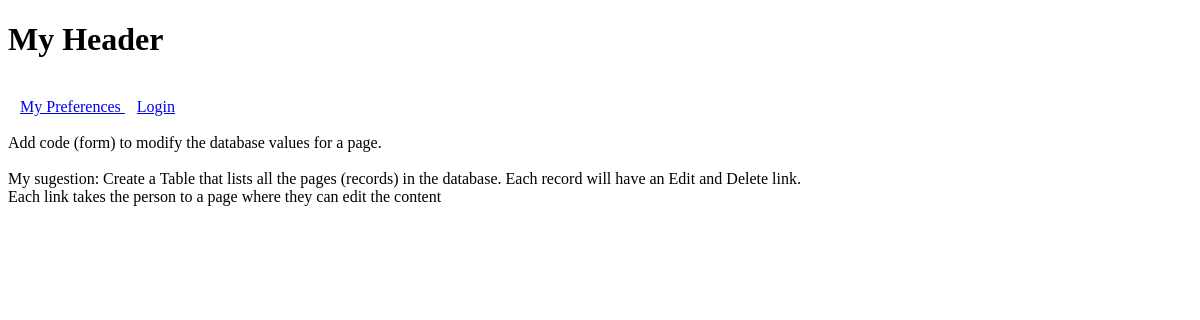
The app's page /ManagePages.php, older data.
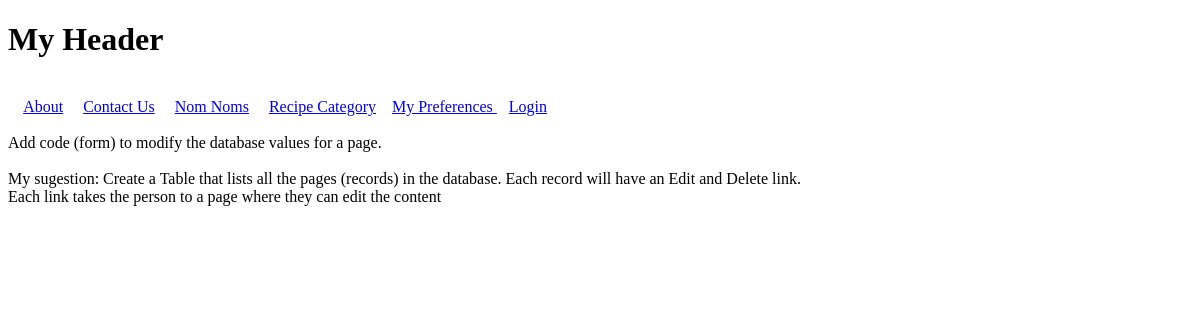
The same page, newer data.
### tables this page shows
create table if not exists pages(
 id int not null AUTO_INCREMENT PRIMARY KEY,
 Title varchar(25) Not null,
  
 Header1 varchar(25),
 Text1 varchar(1500),
 ParentPage int DEFAULT 0,
 isActive int
);

### back-end/dbConnector.php (called while the page is built, shortened)
<?php
function MyPagesGet($dbConn, $Parent=0) {
    $query = "SELECT id, Title, Header1, Text1 FROM Pages where isActive = 1 and ParentPage = " . $Parent . " order by Title asc;";
    return @mysqli_query($dbConn, $query);
}
?>

### Helper.php (the view, shortened to what this page needs)
<?php
function MenuDisplay($dataset) {
    if ($dataset){
        while($row = mysqli_fetch_array($dataset)){
            echo ' &nbsp; &nbsp; <a href="Index.php?PageId=' . $row['id'] .  '" >' . $row['Title'] . '</a>';
        }
    }
    else {
        echo "No menu items<br />";
        echo mysqli_error($myDbConn);
    }
}
?>

### front-end/MyHeader.php (shortened to what this page needs)
<?php
include_once "../back-end/dbConnector.php";
include_once "../Helper.php";
?>
<?php
$myStyle = "1";
$MyHeader = "My Header";
?>
<!DOCTYPE html>
<html lang="en">
<head>
    <?php
    switch ($myStyle) {
        case "1":
            echo '<link rel="stylesheet" type="text/css"  href="/myStyle1.css">';
            break;
    }
    ?>
</head>
<body>
<h1><?php echo $MyHeader ?></h1>
<br />
<?php
$myDbConn = ConnGet();
$recordset = MyPagesGet($myDbConn, 0);
MenuDisplay($recordset);
?>
    &nbsp; &nbsp;<a href="Preferences.php">My Preferences </a>
<?php
if ($_SESSION["isAdmin"] == 1) {
    echo '  &nbsp; &nbsp;<a href="recipeAdd.php">Add Recipe</a>';
}
else {
    echo '  &nbsp; &nbsp;<a href="Login.php">Login</a>';
}
?>
<br />
<br />

### ManagePages.php
<?php
include_once "MyHeader.php";
?>
Add code (form) to modify the database values for a page.
<br />
<br />
My sugestion: Create a Table that lists all the pages (records) in the database. Each record will have an Edit and Delete link.
<br />
Each link takes the person to a page where they can edit the content
<?php
include_once "MyHeader.php";
?>

Row changes from the older to the newer data that the page shows:
now on this page (row edited): pages: Title "About"
now on this page (row edited): pages: Title "Contact Us"
now on this page (row edited): pages: Title "Nom Noms"
now on this page (row edited): pages: Title "Recipe Category"
